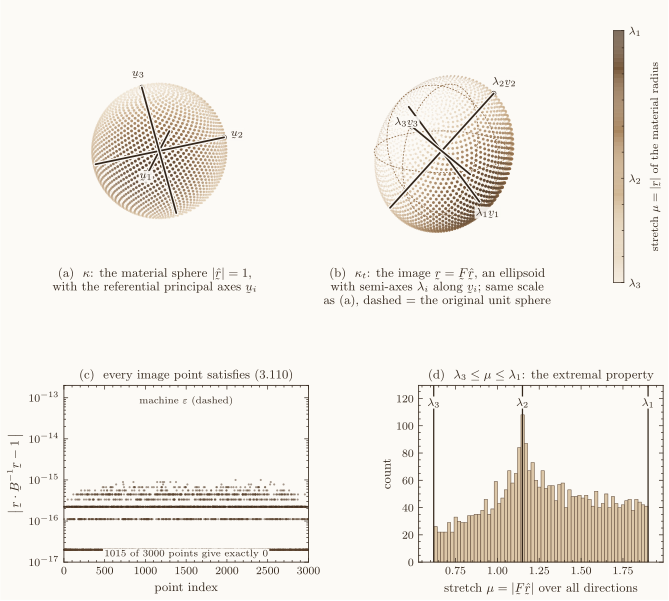

The script that saved this image:
#!/usr/bin/env python
# =====================================================================
#  Chapter 3, section 3.6.1(c):
#      "A spherical material surface is mapped to the surface
#       of an ellipsoid"
#
#  A cloud of points is laid on a unit material sphere in the reference
#  configuration, pushed forward by a HOMOGENEOUS deformation gradient
#  F, and the image is tested against the prediction of the text,
#  equations (3.109)-(3.112):
#
#      r = F rhat ,      rhat . rhat = 1
#      1 = r . B^{-1} r ,               B = F F^t          (3.110)
#      1 = (r_1/l_1)^2 + (r_2/l_2)^2 + (r_3/l_3)^2         (3.112)
#          with r_i = v_i . r ,  {v_i} the spatial principal frame
#          and l_i the principal stretches.
#
#  Two halves:
#      PART 1  plain numpy.  Build F, take it apart again, map the
#              sphere, check every prediction.  No plotting.
#      PART 2  draw it.
#
#  No functions are defined anywhere: loops and numpy array operations
#  only.  Every point is a true vector marker in the output, nothing is
#  rasterised.
#
#  Output:  sphere_to_ellipsoid.pdf
#  Run:     python sphere_to_ellipsoid.py
# =====================================================================

import numpy as np

np.set_printoptions(precision=6, suppress=True)


# #####################################################################
#
#  PART 1   THE COMPUTATION
#
# #####################################################################

# ---------------------------------------------------------------------
# 1.1  Three rotations, by Rodrigues' formula, built in one loop
#          Rot = I + sin(t) W + (1 - cos(t)) W^2 ,   W a = axis x a
# ---------------------------------------------------------------------
rot_axes = np.array([[0.0, 0.0, 1.0],      # for the referential frame
                     [1.0, 0.0, 0.0],      # for the referential frame
                     [1.0, 1.0, 1.0]])     # the rotation inside F
rot_angles = np.array([25.0, 15.0, 40.0])

rots = np.zeros((3, 3, 3))
for n in range(3):
    a = rot_axes[n] / np.linalg.norm(rot_axes[n])
    th = np.deg2rad(rot_angles[n])
    W = np.array([[0.0, -a[2], a[1]],
                  [a[2], 0.0, -a[0]],
                  [-a[1], a[0], 0.0]])
    rots[n] = np.eye(3) + np.sin(th) * W + (1.0 - np.cos(th)) * (W @ W)

# ---------------------------------------------------------------------
# 1.2  Build F = R U from known ingredients, so that the recovery in
#      1.3 can be graded against what went in
# ---------------------------------------------------------------------
Q_REF = rots[0] @ rots[1]                    # turns the principal frame
LAM_IN = np.array([1.90, 1.15, 0.62])        # the principal stretches
U_IN = Q_REF @ np.diag(LAM_IN) @ Q_REF.T     # symmetric, positive definite
R_IN = rots[2]                               # a genuine rotation
F = R_IN @ U_IN                              # the deformation gradient

# ---------------------------------------------------------------------
# 1.3  Take F apart again, using F and nothing else
# ---------------------------------------------------------------------
C = F.T @ F                                  # right Cauchy-Green, (2.83)
B = F @ F.T                                  # left  Cauchy-Green, (2.92)
Binv = np.linalg.inv(B)
J = np.linalg.det(F)                         # volume ratio,       (2.50)

# invariants of C, equation (3.3)
I1 = np.trace(C)
I2 = 0.5 * (I1 ** 2 - np.trace(C @ C))
I3 = np.linalg.det(C)

# invariants of U:  i3 = sqrt(I3);  i1 the largest real root of
#     i1^4 - 2 I1 i1^2 - 8 sqrt(I3) i1 + (I1^2 - 4 I2) = 0 ;
#     i2 = (i1^2 - I1)/2                                   [Thm 3.16]
i3 = np.sqrt(I3)
quartic = np.roots([1.0, 0.0, -2.0 * I1, -8.0 * i3, I1 ** 2 - 4.0 * I2])
i1 = np.max(quartic[np.abs(quartic.imag) < 1.0e-9].real)
i2 = 0.5 * (i1 ** 2 - I1)

# the closed form itself: no eigenvectors anywhere
U = (-C @ C + (i1 ** 2 - i2) * C + i1 * i3 * np.eye(3)) / (i1 * i2 - i3)
R = F @ np.linalg.inv(U)                     # (3.32)
V = F @ R.T

# spatial principal frame from  B = sum l_i^2 v_i (x) v_i ,  (3.42)
eigval, eigvec = np.linalg.eigh(B)
order = np.argsort(eigval)[::-1]             # l_1 >= l_2 >= l_3
lam = np.sqrt(eigval[order])                 # the principal stretches
axes_v = eigvec[:, order]                    # columns are v_i
for k in range(3):                           # stable, repeatable signs
    if axes_v[np.argmax(np.abs(axes_v[:, k])), k] < 0.0:
        axes_v[:, k] = -axes_v[:, k]
if np.linalg.det(axes_v) < 0.0:              # keep the frame right handed
    axes_v[:, 2] = -axes_v[:, 2]
axes_u = R.T @ axes_v                        # u_i = R^t v_i,  from (3.39)

# ---------------------------------------------------------------------
# 1.4  The material sphere and its image
#      golden-angle spiral: k -> ( z , phi ) -> a point of the sphere
# ---------------------------------------------------------------------
N = 3000
k = np.arange(N) + 0.5
z = 1.0 - 2.0 * k / N
rho = np.sqrt(np.maximum(0.0, 1.0 - z * z))
phi = np.pi * (1.0 + 5.0 ** 0.5) * k
P_ref = np.column_stack([rho * np.cos(phi), rho * np.sin(phi), z])

P_img = P_ref @ F.T                          # r = F rhat
stretch = np.linalg.norm(P_img, axis=1)      # mu = |r|, since |rhat| = 1

# ---------------------------------------------------------------------
# 1.5  VERIFICATION
# ---------------------------------------------------------------------
RULE = "-" * 68
print(RULE)
print("sphere -> ellipsoid :  numerical check of (3.109)-(3.112)")
print(RULE)
print("\nF =\n", F)
print("\nJ = det F                = %.10f" % J)
print("principal stretches l_i  =", lam)
print("l_1 l_2 l_3              = %.10f   (must equal J)" % np.prod(lam))
print("  |l_1 l_2 l_3 - J|      = %.3e" % abs(np.prod(lam) - J))

print("\n(i)   max | |rhat| - 1 |                        = %.3e"
      % np.abs(np.linalg.norm(P_ref, axis=1) - 1.0).max())

q110 = np.einsum("ij,jk,ik->i", P_img, Binv, P_img)
print("(ii)  max | r.B^-1 r - 1 |      [eq. (3.110)]   = %.3e"
      % np.abs(q110 - 1.0).max())

r_comp = P_img @ axes_v                      # r_i = v_i . r
q112 = np.sum((r_comp / lam) ** 2, axis=1)
print("(iii) max | S (r_i/l_i)^2 - 1 | [eq. (3.112)]   = %.3e"
      % np.abs(q112 - 1.0).max())

semi = np.abs(r_comp).max(axis=0)
print("\n(iv)  semi-axes measured from the cloud =", semi)
print("      principal stretches l_i           =", lam)
print("      discrepancy at N = %-6d          = %.3e"
      % (N, np.abs(semi - lam).max()))
print("      this one is SAMPLING, not error; refine and it falls:")
for Nt in (N, 10 * N, 100 * N):
    kt = np.arange(Nt) + 0.5
    zt = 1.0 - 2.0 * kt / Nt
    rt = np.sqrt(np.maximum(0.0, 1.0 - zt * zt))
    pt = np.pi * (1.0 + 5.0 ** 0.5) * kt
    cloud = np.column_stack([rt * np.cos(pt), rt * np.sin(pt), zt])
    rc = (cloud @ F.T) @ axes_v
    print("        N = %-8d ->  %.3e"
          % (Nt, np.abs(np.abs(rc).max(axis=0) - lam).max()))

print("\n(v)   |r| ranges over [%.6f, %.6f]" % (stretch.min(), stretch.max()))
print("      i.e. exactly [l_3, l_1] = [%.6f, %.6f]" % (lam[2], lam[0]))
print("      max/min = %.4f, so the image is certainly not a sphere"
      % (stretch.max() / stretch.min()))

print("\n(vi)  ellipsoid volume / sphere volume = %.10f" % np.prod(lam))
print("      J = det F                        = %.10f" % J)

print("\n(vii) polar decomposition recovered from F alone:")
print("      max |U - U_in|      = %.3e" % np.abs(U - U_IN).max())
print("      max |R - R_in|      = %.3e" % np.abs(R - R_IN).max())
print("      max |R^t R - I|     = %.3e" % np.abs(R.T @ R - np.eye(3)).max())
print("      det R               = %.10f" % np.linalg.det(R))
print("      max |F - R U|       = %.3e" % np.abs(F - R @ U).max())
print("      max |F - V R|       = %.3e" % np.abs(F - V @ R).max())

print("\n(viii) max | F u_i - l_i v_i |   [eq. (3.44)]   = %.3e"
      % np.abs(F @ axes_u - axes_v * lam).max())

print("\n" + RULE)
print("every residual at machine precision: the image is exactly the")
print("ellipsoid of (3.112), axes v_i, semi-axes l_i.")
print(RULE)


# #####################################################################
#
#  PART 2   THE FIGURE
#
# #####################################################################

import matplotlib                                              # noqa: E402

matplotlib.use("pgf")

import matplotlib.pyplot as plt                                # noqa: E402
import matplotlib.patheffects as pe                            # noqa: E402
from matplotlib.colors import LinearSegmentedColormap, to_rgb  # noqa: E402
from matplotlib.patches import Rectangle                       # noqa: E402
import scienceplots                                            # noqa: F401,E402
from mpl_toolkits.mplot3d import Axes3D                        # noqa: F401,E402

# ---------------------------------------------------------------------
# 2.1  Palette: white, beige, brown.  Nothing else.
# ---------------------------------------------------------------------
PAPER = "#FCFAF6"      # warm white, the background
CREAM = "#F1E7D8"
BEIGE = "#DCC7A8"
TAN = "#BC9A72"
BROWN = "#8A6642"
DEEP = "#57402D"
INK = "#33261B"        # text and rules

WBB = LinearSegmentedColormap.from_list(
    "white_beige_brown", [CREAM, BEIGE, TAN, BROWN, DEEP], N=512)
PAPER_RGB = np.array(to_rgb(PAPER))

plt.style.use(["science"])
plt.rcParams.update({
    "pgf.texsystem": "pdflatex",
    "pgf.rcfonts": False,
    "text.usetex": True,
    "font.family": "serif",
    "pgf.preamble": "\n".join([
        r"\usepackage{amsmath}",
        r"\usepackage{amssymb}",
        r"\usepackage{accents}",
        r"\DeclareRobustCommand{\vek}[1]{\underaccent{\tilde}{#1}}",
        r"\newcommand{\bF}{\vek{F}}",
        r"\newcommand{\br}{\vek{r}}",
        r"\newcommand{\bv}{\vek{v}}",
        r"\newcommand{\bu}{\vek{u}}",
        r"\newcommand{\bB}{\vek{B}}",
    ]),
    "figure.facecolor": PAPER,
    "savefig.facecolor": PAPER,
    "axes.facecolor": PAPER,
    "axes.edgecolor": INK,
    "axes.labelcolor": INK,
    "text.color": INK,
    "xtick.color": INK,
    "ytick.color": INK,
    "axes.linewidth": 0.6,
    "lines.linewidth": 0.8,
    "font.size": 9,
    "axes.labelsize": 9,
    "xtick.labelsize": 8,
    "ytick.labelsize": 8,
})

# ---------------------------------------------------------------------
# 2.2  Viewing geometry
# ---------------------------------------------------------------------
ELEV, AZIM = 18.0, 34.0
LIM = 2.05                                   # identical scale in (a),(b)
ev, az = np.deg2rad(ELEV), np.deg2rad(AZIM)
VIEW = np.array([np.cos(ev) * np.cos(az),
                 np.cos(ev) * np.sin(az),
                 np.sin(ev)])                # unit vector to the camera
VMIN, VMAX = lam[2], lam[0]

fig = plt.figure(figsize=(6.9, 6.55))
axA = fig.add_axes([0.005, 0.400, 0.435, 0.600], projection="3d")
axB = fig.add_axes([0.415, 0.400, 0.435, 0.600], projection="3d")
axC = fig.add_axes([0.090, 0.078, 0.355, 0.270])
axD = fig.add_axes([0.605, 0.078, 0.355, 0.270])

# ---------------------------------------------------------------------
# 2.3  The two three-dimensional panels, drawn in one loop
#
#      colour  = the stretch, on the white-beige-brown ramp
#      size    = depth, so the cloud reads as a surface
#      opacity = depth as well, lightly
#      every marker is a vector path; nothing is rasterised
# ---------------------------------------------------------------------
panel_ax = [axA, axB]
panel_pts = [P_ref, P_img]
panel_axes = [axes_u, axes_v * lam]
panel_labels = [[r"$\bu_1$", r"$\bu_2$", r"$\bu_3$"],
                [r"$\lambda_1\bv_1$", r"$\lambda_2\bv_2$",
                 r"$\lambda_3\bv_3$"]]
panel_caption = [
    r"(a)\ \ $\kappa$: the material sphere $|\hat{\br}|=1$,"
    "\n" r"with the referential principal axes $\bu_i$",
    r"(b)\ \ $\kappa_t$: the image $\br=\bF\hat{\br}$, an ellipsoid"
    "\n" r"with semi-axes $\lambda_i$ along $\bv_i$; same scale"
    "\n" r"as (a), dashed $=$ the original unit sphere"]

for n in range(2):
    ax = panel_ax[n]
    pts = panel_pts[n]

    # the original unit sphere, kept in panel (b) as three great circles
    if n == 1:
        t = np.linspace(0.0, 2.0 * np.pi, 400)
        for m in range(3):
            e1 = np.eye(3)[(m + 1) % 3]
            e2 = np.eye(3)[(m + 2) % 3]
            circ = np.outer(np.cos(t), e1) + np.outer(np.sin(t), e2)
            ax.plot(circ[:, 0], circ[:, 1], circ[:, 2], color=BROWN,
                    lw=0.55, ls=(0, (2.2, 1.9)), zorder=25)

    # sort back to front so that near points are drawn last
    depth = pts @ VIEW
    idx = np.argsort(depth)
    p = pts[idx]
    d = depth[idx]
    s_val = stretch[idx]
    t_depth = (d - d.min()) / (d.max() - d.min())        # 0 far .. 1 near

    rgb = WBB((np.clip(s_val, VMIN, VMAX) - VMIN) / (VMAX - VMIN))[:, :3]
    wgt = (0.74 + 0.26 * t_depth)[:, None]               # slight aerial fade
    rgb = rgb * wgt + PAPER_RGB * (1.0 - wgt)
    rgba = np.concatenate([rgb, (0.42 + 0.58 * t_depth)[:, None]], axis=1)
    size = 0.85 + 4.1 * t_depth ** 2

    ax.scatter(p[:, 0], p[:, 1], p[:, 2], s=size, c=rgba,
               linewidths=0.0, zorder=2)

    # the three principal axes, each a full diameter, labelled at the
    # end that faces the camera
    for m in range(3):
        v = panel_axes[n][:, m]
        ax.plot([-v[0], v[0]], [-v[1], v[1]], [-v[2], v[2]],
                color=INK, lw=1.25, zorder=30, solid_capstyle="round",
                path_effects=[pe.withStroke(linewidth=3.0,
                                            foreground=PAPER)])
        tip = v if np.dot(v, VIEW) > 0.0 else -v
        ax.scatter([tip[0]], [tip[1]], [tip[2]], s=8, color=INK, zorder=31)
        q = tip * 1.20
        ax.text(q[0], q[1], q[2], panel_labels[n][m], fontsize=8, color=INK,
                ha="center", va="center", zorder=32,
                bbox=dict(fc=PAPER, ec="none", pad=0.7, alpha=0.9))

    ax.set_box_aspect((1, 1, 1), zoom=1.55)
    ax.set_xlim(-LIM, LIM)
    ax.set_ylim(-LIM, LIM)
    ax.set_zlim(-LIM, LIM)
    ax.view_init(elev=ELEV, azim=AZIM)
    ax.set_axis_off()
    ax.set_facecolor(PAPER)
    ax.text2D(0.5, 0.125, panel_caption[n], transform=ax.transAxes,
              ha="center", va="top", fontsize=8.6, color=INK)

# ---------------------------------------------------------------------
# 2.4  The colour key, drawn as stacked rectangles so that it too is
#      vector rather than a raster image
# ---------------------------------------------------------------------
cax = fig.add_axes([0.888, 0.505, 0.015, 0.385])
n_slab = 256
edges = np.linspace(VMIN, VMAX, n_slab + 1)
slab_rgb = WBB(np.linspace(0.0, 1.0, n_slab))
for m in range(n_slab):
    cax.add_patch(Rectangle((0.0, edges[m]), 1.0, edges[m + 1] - edges[m],
                            facecolor=slab_rgb[m], edgecolor="none",
                            linewidth=0.0))
cax.set_xlim(0.0, 1.0)
cax.set_ylim(VMIN, VMAX)
cax.set_xticks([])
cax.yaxis.tick_right()
cax.yaxis.set_label_position("right")
cax.set_yticks(list(lam))
cax.set_yticklabels([r"$\lambda_1$", r"$\lambda_2$", r"$\lambda_3$"])
cax.tick_params(labelsize=8, length=2)
for sp in cax.spines.values():
    sp.set_edgecolor(INK)
    sp.set_linewidth(0.5)
cax.set_ylabel(r"stretch $\mu=|\br|$ of the material radius",
               fontsize=8, labelpad=6)

# ---------------------------------------------------------------------
# 2.5  (c)  the residual of (3.110), every point a vector marker
# ---------------------------------------------------------------------
res = np.abs(q110 - 1.0)
FLOOR = 2.0e-17
n_exact = int((res == 0.0).sum())
axC.semilogy(np.arange(N), np.maximum(res, FLOOR), ".", ms=1.1,
             color=DEEP, alpha=0.55)
axC.axhline(np.finfo(float).eps, color=INK, lw=0.7, ls="--")
axC.set_ylim(1.0e-17, 2.0e-13)
axC.set_xlim(0, N)
axC.text(N * 0.5, 1.1e-13, r"machine $\varepsilon$ (dashed)",
         fontsize=7.5, ha="center", va="top", color=INK)
axC.text(N * 0.5, 1.25e-17,
         r"$%d$ of $%d$ points give exactly $0$" % (n_exact, N),
         fontsize=7.5, ha="center", va="bottom", color=INK,
         bbox=dict(fc=PAPER, ec="none", pad=0.7))
axC.set_xlabel(r"point index")
axC.set_ylabel(r"$\bigl|\,\br\cdot\bB^{-1}\br-1\,\bigr|$")
axC.set_title(r"(c)\ \ every image point satisfies (3.110)",
              fontsize=8.8, pad=5, color=INK)

# ---------------------------------------------------------------------
# 2.6  (d)  the stretch distribution and the extremal property
# ---------------------------------------------------------------------
counts, _, _ = axD.hist(stretch, bins=64, color=BEIGE,
                        edgecolor=DEEP, lw=0.35)
top = counts.max()
axD.set_ylim(0.0, top * 1.20)
axD.set_xlim(lam[2] - 0.09, lam[0] + 0.09)
lab_d = [r"$\lambda_1$", r"$\lambda_2$", r"$\lambda_3$"]
for m in range(3):
    axD.axvline(lam[m], color=INK, lw=0.9)
    axD.text(lam[m], top * 1.05, lab_d[m], fontsize=8, ha="center",
             va="bottom", color=INK,
             bbox=dict(fc=PAPER, ec="none", pad=0.8))
axD.set_xlabel(r"stretch $\mu=|\bF\hat{\br}|$ over all directions")
axD.set_ylabel(r"count")
axD.set_title(r"(d)\ \ $\lambda_3\le\mu\le\lambda_1$: the extremal property",
              fontsize=8.8, pad=5, color=INK)

# ---------------------------------------------------------------------
# 2.7  Save
# ---------------------------------------------------------------------
fig.savefig("sphere_to_ellipsoid.pdf", facecolor=PAPER)
print("\nwritten: sphere_to_ellipsoid.pdf  (all markers vector)")
